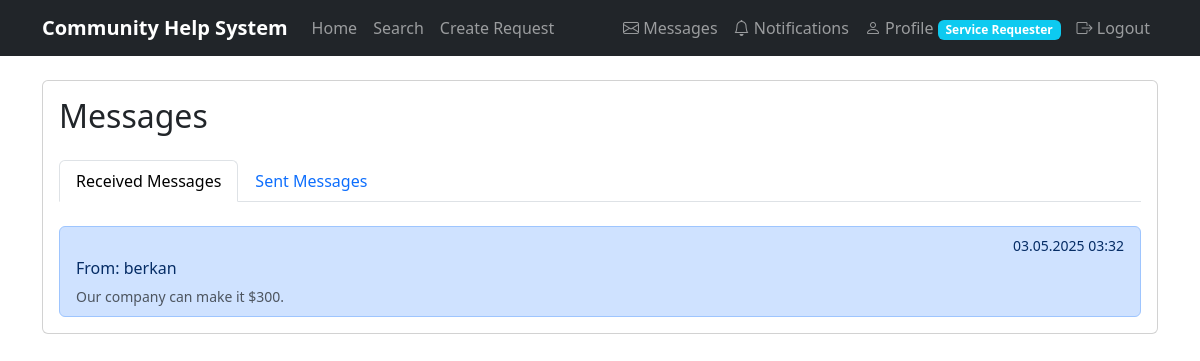
/inbox/ (signed in), run on the app's committed database.
### community/models.py (models this page shows)
class Message(models.Model):
    sender = models.ForeignKey(User, on_delete=models.CASCADE, related_name='sent_messages')
    receiver = models.ForeignKey(User, on_delete=models.CASCADE, related_name='received_messages')
    content = models.TextField()
    is_read = models.BooleanField(default=False)
    created_at = models.DateTimeField(default=timezone.now)

class User(AbstractUser):
    is_resident = models.BooleanField(default=False)
    is_service_provider = models.BooleanField(default=False)
    profile_picture = models.ImageField(upload_to='profile_pics/', null=True, blank=True)
    phone_number = models.CharField(max_length=15, null=True, blank=True)
    address = models.CharField(max_length=255, null=True, blank=True)
    bio = models.TextField(null=True, blank=True)
    rating = models.DecimalField(max_digits=3, decimal_places=2, default=0.00)
    created_at = models.DateTimeField(default=timezone.now)

### community/views.py (the view)
# urls.py: path('inbox/', views.inbox, name='inbox'),
@login_required
def inbox(request):
    received_messages = Message.objects.filter(receiver=request.user).order_by('-created_at')
    sent_messages = Message.objects.filter(sender=request.user).order_by('-created_at')
    unread_notifications_count = get_unread_notifications_count(request.user)
    return render(request, 'community/inbox.html', {
        'received_messages': received_messages,
        'sent_messages': sent_messages,
        'unread_notifications_count': unread_notifications_count
    })

### community/views.py (called while the page is built)
def get_unread_notifications_count(user):
    return Notification.objects.filter(user=user, is_read=False).count()

### templates/community/inbox.html (shortened to what this page needs)
{% extends 'community/base.html' %}
{% block content %}
<div class="row">
    <div class="col-md-12">
        <div class="card">
            <div class="card-body">
                <h2 class="card-title mb-4">Messages</h2>
                <ul class="nav nav-tabs mb-4" id="messageTabs" role="tablist">
                    <li class="nav-item" role="presentation">
                        <button class="nav-link active" id="received-tab" data-bs-toggle="tab" data-bs-target="#received" type="button" role="tab">
                            Received Messages
                        </button>
                    </li>
                    <li class="nav-item" role="presentation">
                        <button class="nav-link" id="sent-tab" data-bs-toggle="tab" data-bs-target="#sent" type="button" role="tab">Sent Messages</button>
                    </li>
                </ul>
                <div class="tab-content" id="messageTabsContent">
                    <div class="tab-pane fade show active" id="received" role="tabpanel">
                        {% if received_messages %}
                            <div class="list-group">
                                {% for message in received_messages %}
                                    <a href="{% url 'message_detail' message.id %}" class="list-group-item list-group-item-action {% if not message.is_read %}list-group-item-primary{% endif %}">
                                        <div class="d-flex w-100 justify-content-between">
                                            <small>{{ message.created_at|date:"d.m.Y H:i" }}</small>
                                        </div>
                                        <p class="mb-1">From: {{ message.sender.username }}</p>
                                        <small class="text-muted">{{ message.content|truncatechars:100 }}</small>
                                    </a>
                                {% endfor %}
                            </div>
                        {% else %}
                            <p class="text-muted">No received messages.</p>
                        {% endif %}
                    </div>
                </div>
            </div>
        </div>
    </div>
</div>
{% endblock %}

### templates/community/base.html (style rules this page uses)
.nav-item { position: relative; }

### data on the page
Message: created_at "03.05.2025 03:32", sender.username "berkan", content "Our company can make it $300."
